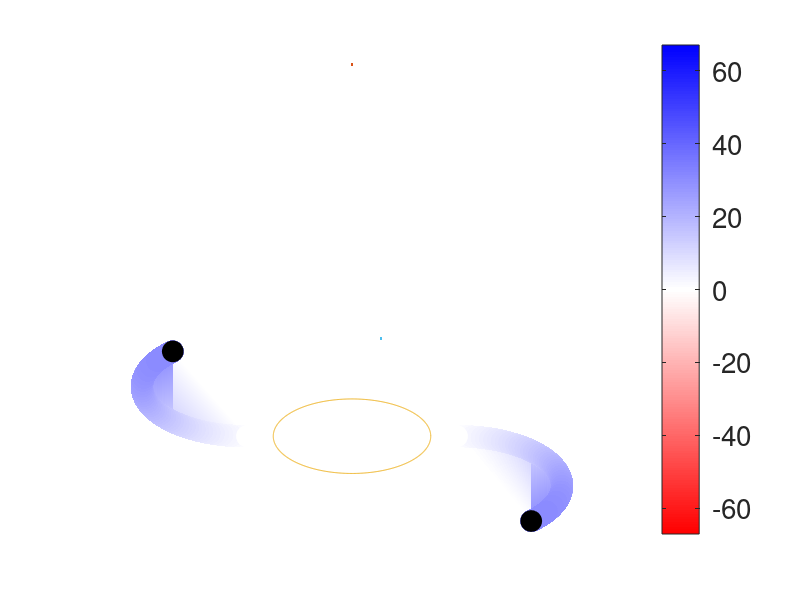

This chart was generated by the following MATLAB code: (Note: this script raises an error after producing the figure.)
clear all;
%Creating variables
L = 0;
rho = 1;
armRadius = 2.54;
Q = 5;
offsetX = 2.54;
offsetY = -2.54;
phi = linspace(0, 3*pi/4, 10000);

%Regular (CCW) Right Arm
for i = 1:1:length(phi)
    x(i) = armRadius*sin(phi(i))+ offsetX;
    y(i) = armRadius*cos(phi(i))+ offsetY;
end

%Regular (CCW) Left Arm
for i = 1:1:length(phi)
    xMirror(i) = -armRadius*sin(phi(i))- offsetX;
    yMirror(i) = -armRadius*cos(phi(i))- offsetY;
end

for i = (1.59*100):1:(offsetX*100)
    xStraight(i-158) = i/100;
end
yStraight = zeros(1, offsetX*100-158);

for i = 1:1:630
    xCircle(i) = 0.75*2.54*cos(i/100);
    yCircle(i) = 0.75*2.54*sin(i/100);
end


%Calculate Angular Momentum from (Flow Rate multiplied by two arms, but divided because flow originally split into two arms)
for i = 1:1:length(x)-1
    ds(i) = sqrt((x(i+1)-x(i))^2+(y(i+1)-y(i))^2);
    r = [x(i) y(i) 0];
    T = [x(i)-x(i+1) y(i)-y(i+1) 0];
    sinVector = cross(r,T)/(norm(r)*norm(T));
    sinTheta(i) = sinVector(3); % REMEMBER: NORM() IS THE PROBLEM CAUSING NO NEGATIVE ANGLES
    
    R(i) = sqrt(x(i)^2+y(i)^2);
    %        𝜌    Q   sin(𝜃)          R     ds
    dL(i) = rho * Q * sinTheta(i) * R(i) * ds(i);
    L = L + dL(i); % Integrating
end

figure('DefaultAxesFontSize',20)

dL(10000) = NaN;
ds(10000) = NaN;
dLStraight = zeros(1, length(xStraight))

cmap = "jet";
R = [linspace(1,1,100) linspace(1, 0, 100)];  %// Red from 1 to 0
B = [linspace(0,1,100) linspace(1, 1, 100)];  %// Blue from 0 to 1
G = [linspace(0,1,100) linspace(1, 0, 100)];   %// Green all zero

colormap( [R(:), G(:), B(:)] );
caxis([-67 67])

hold on
%Outline Arms
plot(x, y, color = [0 0 0], LineWidth=19)
plot(xMirror, yMirror, color = [0 0 0], LineWidth=19)
plot(xStraight, yStraight, color = [0 0 0], LineWidth=19)
plot(-xStraight, -yStraight, color = [0 0 0], LineWidth=19)



%Plot with actual colors
patch(x,y,dL./ds,'EdgeColor','interp','Marker','o','MarkerFaceColor','flat', 'MarkerSize', 15);
patch(xMirror,yMirror,dL./ds,'EdgeColor','interp','Marker','o','MarkerFaceColor','flat', 'MarkerSize', 15);
patch(xStraight,yStraight,dLStraight,'EdgeColor','interp','Marker','o','MarkerFaceColor','flat', 'MarkerSize', 15);
patch(-xStraight,-yStraight,dLStraight,'EdgeColor','interp','Marker','o','MarkerFaceColor','flat', 'MarkerSize', 15);

plot(xCircle, yCircle, color = [0.7 0.7 0.7], LineWidth = 5)
%plot(x, y, color = [0 0 0], LineWidth= 2, LineStyle= ":")
%plot(xStraight, yStraight, color = [0 0 0], LineWidth= 2, LineStyle= ":")

%xlabel("cm")
%ylabel("cm")
%title("Regular (CW), Re = 600")

box off
axis off


a = colorbar;
a.Label.String = "Angular Momentum Density (g-cm/s)";


axis equal
fprintf(string(L));
hold off
